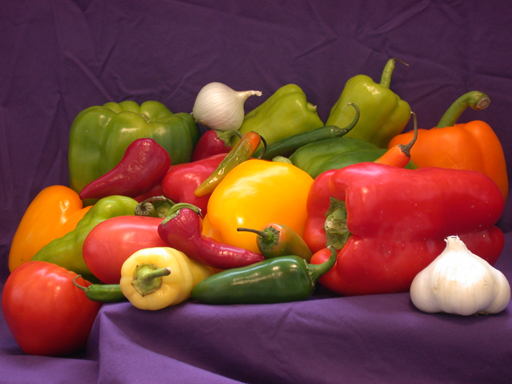
%> input picture images/peppers.png, 512 x 384 px; its folder holds only this picture in this run
$ octave run_all.m   (GNU Octave 9; MATLAB toolbox functions it lacks are replaced by stand-ins)
%> lines starting %> are read from the running program, lines starting %| are printed output that depends on the picture
### init_encoder.m
function [Y, Cb_sub, Cr_sub, original_rows, original_cols] = init_encoder(image_path)
%> called with image_path = 'images/peppers.png'
% 1. Sıkıştırılmamış RGB Görüntüyü Oku
img_rgb = imread(image_path);
%> img_rgb is the input picture: size 384x512x3 uint8; mean R, G, B 120.8, 66.4, 57.6
img_rgb = im2double(img_rgb);
%> img_rgb: size 384x512x3 double

[original_rows, original_cols, ~] = size(img_rgb);
%> original_rows = 384; original_cols = 512

% 8x8 DCT blokları için boyutları ayarla
pad_r = floor(original_rows / 16) * 16;
%> pad_r = 384
pad_c = floor(original_cols / 16) * 16;
%> pad_c = 512
img_rgb = img_rgb(1:pad_r, 1:pad_c, :);

% 2. YCbCr Dönüşümü
img_ycbcr = rgb2ycbcr(img_rgb);
%> img_ycbcr: size 384x512x3 double; mean of channels 1, 2, 3 0.338, 0.455, 0.598
Y = img_ycbcr(:,:,1);
Cb = img_ycbcr(:,:,2);
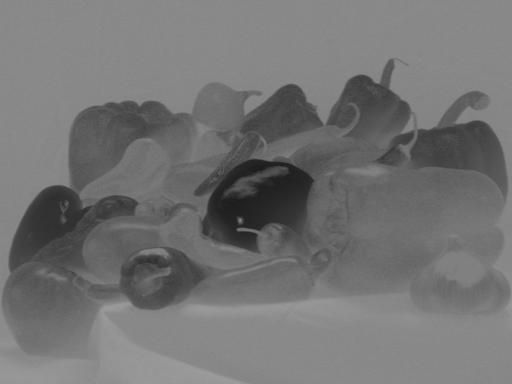
%> Cb: size 384x512 double; min 0.115, max 0.616, mean 0.455
Cr = img_ycbcr(:,:,3);
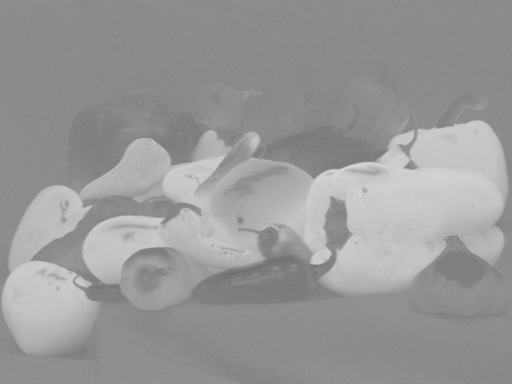
%> Cr: size 384x512 double; min 0.437, max 0.838, mean 0.598

% 3. 4:2:0 Chroma Subsampling
Cb_sub = Cb(1:2:end, 1:2:end);
Cr_sub = Cr(1:2:end, 1:2:end);

% --- GÖZLEM VE TEST BLOĞU (DEBUGGING) ---
fprintf('Orijinal RGB Boyutu: %dx%dx3\n', pad_r, pad_c);
%| Orijinal RGB Boyutu: 384x512x3
fprintf('Y (Luminance) Kanalı Boyutu: %dx%d\n', size(Y,1), size(Y,2));
%| Y (Luminance) Kanalı Boyutu: 384x512
fprintf('Alt Örneklenmiş Cb/Cr Boyutu: %dx%d (%%50 Alan Tasarrufu)\n', size(Cb_sub,1), size(Cb_sub,2));
%| Alt Örneklenmiş Cb/Cr Boyutu: 192x256 (%50 Alan Tasarrufu)

figure('Name', 'Stage 1: YCbCr Separation and Subsampling', 'NumberTitle', 'off');

subplot(2,2,1);
imshow(img_rgb);
title('Orijinal RGB');

subplot(2,2,2);
imshow(Y);
title('Y Kanalı (Parlaklık - Tam Çözünürlük)');

subplot(2,2,3);
imshow(Cb_sub);
title('Cb Kanalı (Mavi Farkı - Alt Örneklenmiş)');

subplot(2,2,4);
imshow(Cr_sub);
title('Cr Kanalı (Kırmızı Farkı - Alt Örneklenmiş)');
end

### apply_2d_dct.m
function [Y_dct, Cb_dct, Cr_dct] = apply_2d_dct(Y, Cb_sub, Cr_sub)
% 8x8 DCT dönüşümünü uygulayacak fonksiyon (block processing için)
dct_func = @(block_struct) dct2(block_struct.data);

% Y, Cb ve Cr kanallarını örtüşmeyen 8x8 bloklara ayır ve 2D-DCT uygula
Y_dct = blockproc(Y, [8 8], dct_func);
Cb_dct = blockproc(Cb_sub, [8 8], dct_func);
Cr_dct = blockproc(Cr_sub, [8 8], dct_func);

% --- GÖZLEM VE TEST BLOĞU ---
% DCT'nin enerjiyi nasıl sol üst köşede (düşük frekanslar) topladığını görmek için
figure('Name', 'Stage 1: 8x8 2D-DCT Transformation', 'NumberTitle', 'off');

subplot(1,2,1);
imshow(Y(1:64, 1:64)); % Y kanalından 64x64'lük bir kesit (8 adet 8x8 blok)
title('Uzamsal Alan (Pikseller)');

subplot(1,2,2);
% DCT katsayılarının logaritmik dönüşümü (görselleştirmeyi kolaylaştırmak için)
imshow(log(abs(Y_dct(1:64, 1:64)) + 1), []);
title('Frekans Alanı (DCT Katsayıları)');
colormap(gca, jet);
colorbar;
end

### quantize_and_optimize.m
function [Y_q, Cb_q, Cr_q, optimal_Q, current_psnr] = quantize_and_optimize(Y, Cb_sub, Cr_sub, Y_dct, Cb_dct, Cr_dct, target_psnr)
% Standart JPEG Parlaklık (Luminance) Kuantizasyon Matrisi
Q_lum = [16 11 10 16 24 40 51 61;
    12 12 14 19 26 58 60 55;
    14 13 16 24 40 57 69 56;
    14 17 22 29 51 87 80 62;
    18 22 37 56 68 109 103 77;
    24 35 55 64 81 104 113 92;
    49 64 78 87 103 121 120 101;
    72 92 95 98 112 100 103 99] / 255;

% Standart JPEG Renk (Chrominance) Kuantizasyon Matrisi
Q_chrom = [17 18 24 47 99 99 99 99;
    18 21 26 66 99 99 99 99;
    24 26 56 99 99 99 99 99;
    47 66 99 99 99 99 99 99;
    99 99 99 99 99 99 99 99;
    99 99 99 99 99 99 99 99;
    99 99 99 99 99 99 99 99;
    99 99 99 99 99 99 99 99] / 255;

% Kuantizasyon işlemi için yardımcı fonksiyon
quantize_block = @(block, Q_mat, scale) round(block.data ./ (Q_mat * scale));

% Ters Kuantizasyon ve IDCT işlemleri (Optimizasyon döngüsünde test için)
dequantize_block = @(block, Q_mat, scale) block.data .* (Q_mat * scale);
idct_func = @(block) idct2(block.data);

optimal_Q = 1; % Başlangıç Q faktörü (en düşük sıkıştırma, en yüksek kalite)
current_psnr = inf;

fprintf('Hedef PSNR: %.2f dB\nOptimizasyon başlatılıyor...\n', target_psnr);

% Kapalı Döngü Optimizasyonu: Hedef PSNR'nin altına düşene kadar Q'yu artır
while current_psnr > target_psnr && optimal_Q < 50
    % 1. Kuantizasyon uygula
    Y_q = blockproc(Y_dct, [8 8], @(b) quantize_block(b, Q_lum, optimal_Q));
    Cb_q = blockproc(Cb_dct, [8 8], @(b) quantize_block(b, Q_chrom, optimal_Q));
    Cr_q = blockproc(Cr_dct, [8 8], @(b) quantize_block(b, Q_chrom, optimal_Q));

    % 2. Görüntüyü geri oluştur (Döngü içinde test amaçlı)
    Y_rec_dct = blockproc(Y_q, [8 8], @(b) dequantize_block(b, Q_lum, optimal_Q));
    Y_rec = blockproc(Y_rec_dct, [8 8], idct_func);

    % 3. Geçerli PSNR'yi hesapla (Sadece Y kanalı üzerinden hızlı test)
    mse_val = mean((Y(:) - Y_rec(:)).^2);
    if mse_val == 0
        current_psnr = inf;
    else
        current_psnr = 10 * log10(1^2 / mse_val); % Y değerleri double (0-1) olduğu için tepe değer 1
    end

    fprintf('Denendi Q = %d, Bulunan PSNR = %.2f dB\n', optimal_Q, current_psnr);

    % Eğer hala hedefin üstündeysek, Q'yu artır (daha fazla sıkıştır)
    if current_psnr > target_psnr
        optimal_Q = optimal_Q + 0.5;
    end
end

fprintf('\n--- Optimizasyon Tamamlandı ---\n');
fprintf('Optimum Q Faktörü: %.1f\n', optimal_Q);
fprintf('Elde Edilen PSNR: %.2f dB\n', current_psnr);

% --- GÖZLEM VE TEST BLOĞU ---
% Kuantizasyonun etkisini görmek için 8x8 bir bloğun öncesi ve sonrası
figure('Name', 'Stage 1: Quantization Effect', 'NumberTitle', 'off');

subplot(1,2,1);
imshow(log(abs(Y_dct(1:8, 1:8)) + 1), []);
title('Kuantizasyon Öncesi (DCT Katsayıları)');
colormap(gca, jet); colorbar;

subplot(1,2,2);
imshow(log(abs(Y_q(1:8, 1:8)) + 1), []);
title(sprintf('Kuantizasyon Sonrası (Q=%.1f)', optimal_Q));
colormap(gca, jet); colorbar;
end

### export_payload.m
function export_payload(bitstream, filename)
% 10. İletim: Bitstream'i fiziksel bir .bin dosyasına yaz (Simüle edilmiş kanal için)
fileID = fopen(filename, 'w');
if fileID == -1
    error('Dosya oluşturulamadı. İzinleri kontrol edin.');
end

% Bitstream'deki her değer tam sayı (kuantize katsayılar, sıfır adetleri,
% header'da Q*2). Bu yüzden 8 baytlık double yerine 2 baytlık int16 yeterli:
% dosya 4 kat küçülür, hiçbir bilgi kaybolmaz.
% Güvenlik kontrolü: int16'ya sığmayan ya da ondalıklı değer varsa
% sessizce bozmak yerine hata ver.
if any(bitstream ~= round(bitstream))
    fclose(fileID);
    error('Bitstream''de ondalıklı değer var, int16 ile yazılamaz.');
end
if max(abs(bitstream)) > 32767
    fclose(fileID);
    error('Bitstream''de int16 aralığını aşan değer var (en büyük: %g).', max(abs(bitstream)));
end

fwrite(fileID, bitstream, 'int16');
fclose(fileID);

fprintf('--- Aşama 1 Tamamlandı ---\n');
fprintf('Payload başarıyla fiziksel kanala aktarıldı: %s\n', filename);
end

### run_all.m
% run_all.m
% 'images' klasöründeki her görüntüyü, 'hedefler' listesindeki her PSNR
% değeri için sıkıştırır. Her sonuç için bir .bin dosyası yazar ve bütün
% sonuçları 'outputs/sonuclar.xlsx' tablosuna kaydeder.

clear; clc;

%% Ayarlar
giris_klasoru = 'images';     % Görüntülerin olduğu klasör
cikis_klasoru = 'outputs';    % .bin dosyaları ve tablo buraya yazılır
hedefler      = [30 35 40];   % Denenecek hedef PSNR değerleri (dB)

%% Görüntüleri bul
if ~exist(giris_klasoru, 'dir')
    error('"%s" klasörü bulunamadı. Görüntüleri bu klasöre koyun.', giris_klasoru);
end
if ~exist(cikis_klasoru, 'dir')
    mkdir(cikis_klasoru);
end

uzantilar = {'*.png', '*.jpg', '*.jpeg', '*.bmp', '*.tif', '*.tiff'};
dosyalar = [];
for k = 1:numel(uzantilar)
    dosyalar = [dosyalar; dir(fullfile(giris_klasoru, uzantilar{k}))]; %#ok<AGROW>
end
if isempty(dosyalar)
    error('"%s" klasöründe görüntü bulunamadı.', giris_klasoru);
end
fprintf('%d görüntü bulundu, %d hedef PSNR denenecek.\n', numel(dosyalar), numel(hedefler));

%% Figürleri gizle (yoksa her görüntü için onlarca pencere açılır)
eski_gorunurluk = get(0, 'DefaultFigureVisible');
set(0, 'DefaultFigureVisible', 'off');

%% Ana döngü
sonuc = cell(0, 9);

for i = 1:numel(dosyalar)
    yol = fullfile(dosyalar(i).folder, dosyalar(i).name);
    [~, ad, ~] = fileparts(dosyalar(i).name);
    fprintf('\n========== %s ==========\n', dosyalar(i).name);

    try
        % Bu iki adım hedef PSNR'ye bağlı değil, her görüntü için bir kez yeter
        [Y, Cb_sub, Cr_sub, orj_satir, orj_sutun] = init_encoder(yol);
%> orj_satir = 384; orj_sutun = 512
        [Y_dct, Cb_dct, Cr_dct] = apply_2d_dct(Y, Cb_sub, Cr_sub);
%> in apply_2d_dct, `Y_dct = blockproc(Y, [8 8], dct_func);`:
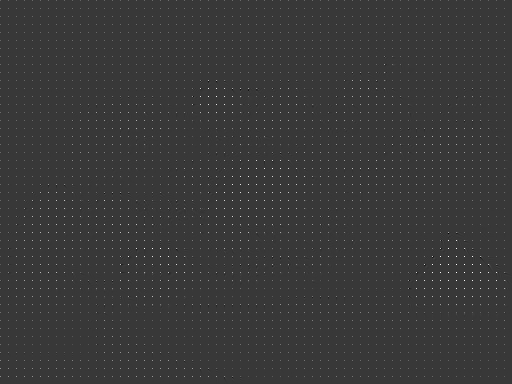
%> Y_dct: size 384x512 double; min -2.08, max 7.35, mean 0.0421; drawn with min black and max white
%> in apply_2d_dct, `Cb_dct = blockproc(Cb_sub, [8 8], dct_func);`:
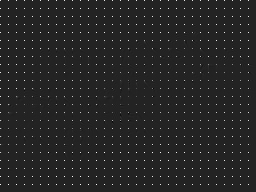
%> Cb_dct: size 192x256 double; min -0.768, max 4.77, mean 0.0569; drawn with min black and max white
%> in apply_2d_dct, `imshow(log(abs(Y_dct(1:64, 1:64)) + 1), []);`:
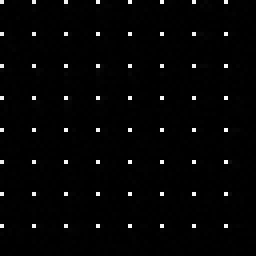
%> displayed picture: size 64x64, on the screen's scale of 0 to 255 (shown 4 times larger); min 0, max 255, mean 4.5
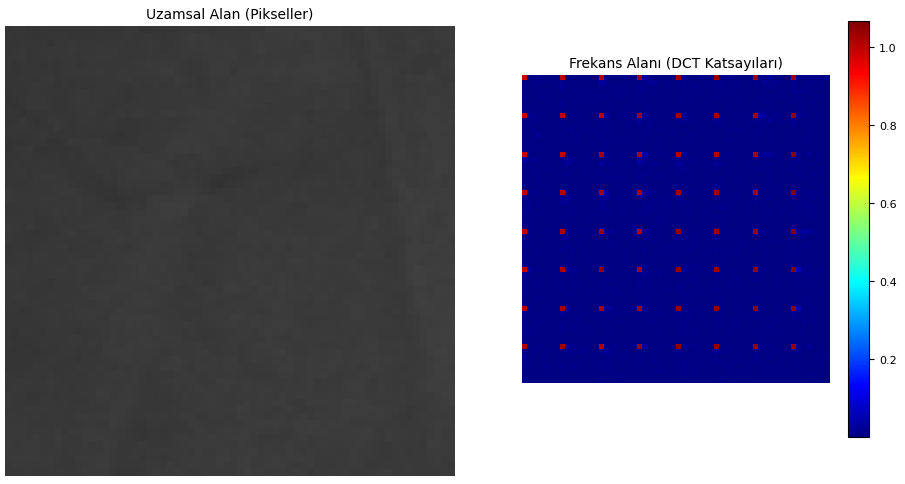
%> figure redrawn from the program's plot data, 2 panels

        for h = hedefler
            [Y_q, Cb_q, Cr_q, opt_Q, psnr_deger] = quantize_and_optimize( ...
                Y, Cb_sub, Cr_sub, Y_dct, Cb_dct, Cr_dct, h);
%> the loop in quantize_and_optimize, `while current_psnr > target_psnr && optimal_Q < 50` made 16 passes
%> (mse_val, current_psnr) on passes 1 to 12: (0.000112, 39.52), (0.000158, 38), (0.000206, 36.87), (0.000254, 35.96), (0.000305, 35.16), (0.000354, 34.5), (0.000409, 33.88), (0.00047, 33.28), (0.000526, 32.79), (0.000587, 32.32), (0.000649, 31.88), (0.000727, 31.39)
%| Denendi Q = 1, Bulunan PSNR = 39.52 dB
%| Denendi Q = 1.5, Bulunan PSNR = 38.00 dB
%| Denendi Q = 2, Bulunan PSNR = 36.87 dB
%| Denendi Q = 2.5, Bulunan PSNR = 35.96 dB
%| Denendi Q = 3, Bulunan PSNR = 35.16 dB
%| Denendi Q = 3.5, Bulunan PSNR = 34.50 dB
%| Denendi Q = 4, Bulunan PSNR = 33.88 dB
%| Denendi Q = 4.5, Bulunan PSNR = 33.28 dB
%> (further printed lines are left out)
%> after the loop in quantize_and_optimize, `while current_psnr > target_psnr && optimal_Q < 50`: optimal_Q = 8.5
%| Optimum Q Faktörü: 8.5
%| Elde Edilen PSNR: 29.82 dB
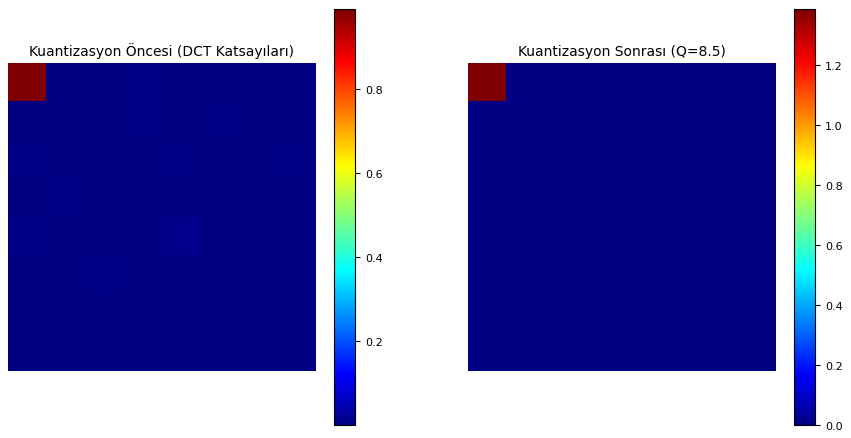
%> figure redrawn from the program's plot data, 2 panels
%> opt_Q = 8.5; psnr_deger = 29.82

            bitstream = rle_encode(Y_q, Cb_q, Cr_q, orj_satir, orj_sutun, opt_Q);

            bin_adi = fullfile(cikis_klasoru, sprintf('%s_psnr%g.bin', ad, h));
            export_payload(bitstream, bin_adi);

            % Gerçek dosya boyutuna göre sıkıştırma oranı
            bilgi      = dir(bin_adi);
            ham_bayt   = orj_satir * orj_sutun * 3;          % uint8 RGB
%> ham_bayt = 589824
            cr_deger   = ham_bayt / numel(bitstream);         % sayı adedine göre
%> cr_deger = 35.32
            cr_gercek  = ham_bayt / bilgi.bytes;              % bayta göre
%> cr_gercek = 17.66

            sonuc(end+1, :) = {dosyalar(i).name, ...
                               sprintf('%dx%d', orj_satir, orj_sutun), ...
                               h, opt_Q, psnr_deger, numel(bitstream), ...
                               cr_deger, bilgi.bytes / 1024, cr_gercek}; %#ok<SAGROW>
        end
    catch hata
        warning('%s atlandı: %s', dosyalar(i).name, hata.message);
    end

    close all;   % Bu görüntünün figürlerini kapat
end

set(0, 'DefaultFigureVisible', eski_gorunurluk);

%% Sonuç tablosu
%> (the run ends here)
